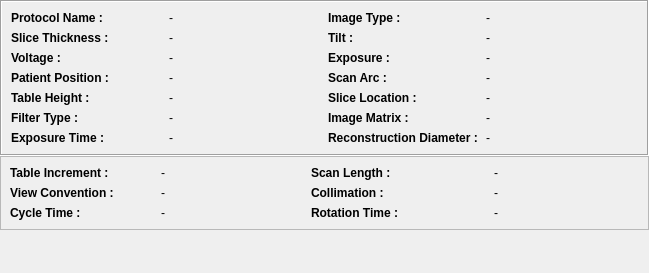
<ui version="4.0" >
 <class>udg::QDicomDumpCTWidgetBase</class>
 <widget class="QWidget" name="udg::QDicomDumpCTWidgetBase" >
  <property name="geometry" >
   <rect>
    <x>0</x>
    <y>0</y>
    <width>649</width>
    <height>273</height>
   </rect>
  </property>
  <property name="windowTitle" >
   <string>Form</string>
  </property>
  <layout class="QGridLayout" >
   <property name="leftMargin" >
    <number>0</number>
   </property>
   <property name="topMargin" >
    <number>0</number>
   </property>
   <property name="rightMargin" >
    <number>0</number>
   </property>
   <property name="bottomMargin" >
    <number>0</number>
   </property>
   <property name="horizontalSpacing" >
    <number>0</number>
   </property>
   <property name="verticalSpacing" >
    <number>0</number>
   </property>
   <item row="0" column="0" >
    <widget class="QFrame" name="frame" >
     <property name="minimumSize" >
      <size>
       <width>630</width>
       <height>0</height>
      </size>
     </property>
     <property name="autoFillBackground" >
      <bool>false</bool>
     </property>
     <property name="frameShape" >
      <enum>QFrame::Box</enum>
     </property>
     <property name="frameShadow" >
      <enum>QFrame::Sunken</enum>
     </property>
     <layout class="QGridLayout" >
      <item row="0" column="0" >
       <widget class="QLabel" name="m_labelProtocolName" >
        <property name="font" >
         <font>
          <weight>75</weight>
          <bold>true</bold>
         </font>
        </property>
        <property name="text" >
         <string>Protocol Name :</string>
        </property>
       </widget>
      </item>
      <item row="0" column="1" >
       <widget class="QLabel" name="m_labelProtocolNameValue" >
        <property name="text" >
         <string>-</string>
        </property>
       </widget>
      </item>
      <item row="0" column="2" >
       <widget class="QLabel" name="m_labelImageType" >
        <property name="font" >
         <font>
          <weight>75</weight>
          <bold>true</bold>
         </font>
        </property>
        <property name="acceptDrops" >
         <bool>false</bool>
        </property>
        <property name="text" >
         <string>Image Type :</string>
        </property>
       </widget>
      </item>
      <item row="0" column="3" >
       <widget class="QLabel" name="m_labelImageTypeValue" >
        <property name="text" >
         <string>-</string>
        </property>
       </widget>
      </item>
      <item row="1" column="0" >
       <widget class="QLabel" name="m_labelSliceThickness" >
        <property name="font" >
         <font>
          <weight>75</weight>
          <bold>true</bold>
         </font>
        </property>
        <property name="text" >
         <string>Slice Thickness :</string>
        </property>
       </widget>
      </item>
      <item row="1" column="1" >
       <widget class="QLabel" name="m_labelSliceThicknessValue" >
        <property name="text" >
         <string>-</string>
        </property>
       </widget>
      </item>
      <item row="1" column="2" >
       <widget class="QLabel" name="m_labelTilt" >
        <property name="font" >
         <font>
          <weight>75</weight>
          <bold>true</bold>
         </font>
        </property>
        <property name="acceptDrops" >
         <bool>false</bool>
        </property>
        <property name="text" >
         <string>Tilt :</string>
        </property>
       </widget>
      </item>
      <item row="1" column="3" >
       <widget class="QLabel" name="m_labelTiltValue" >
        <property name="text" >
         <string>-</string>
        </property>
       </widget>
      </item>
      <item row="2" column="0" >
       <widget class="QLabel" name="m_labelVoltage" >
        <property name="font" >
         <font>
          <weight>75</weight>
          <bold>true</bold>
         </font>
        </property>
        <property name="mouseTracking" >
         <bool>false</bool>
        </property>
        <property name="text" >
         <string>Voltage :</string>
        </property>
       </widget>
      </item>
      <item row="2" column="1" >
       <widget class="QLabel" name="m_labelVoltageValue" >
        <property name="text" >
         <string>-</string>
        </property>
       </widget>
      </item>
      <item row="2" column="2" >
       <widget class="QLabel" name="m_labelExposure" >
        <property name="font" >
         <font>
          <weight>75</weight>
          <bold>true</bold>
         </font>
        </property>
        <property name="acceptDrops" >
         <bool>false</bool>
        </property>
        <property name="text" >
         <string>Exposure :</string>
        </property>
       </widget>
      </item>
      <item row="2" column="3" >
       <widget class="QLabel" name="m_labelExposureValue" >
        <property name="text" >
         <string>-</string>
        </property>
       </widget>
      </item>
      <item row="3" column="0" >
       <widget class="QLabel" name="m_labelPatientPosition" >
        <property name="font" >
         <font>
          <weight>75</weight>
          <bold>true</bold>
         </font>
        </property>
        <property name="text" >
         <string>Patient Position :</string>
        </property>
       </widget>
      </item>
      <item row="3" column="1" >
       <widget class="QLabel" name="m_labelPatientPositionValue" >
        <property name="text" >
         <string>-</string>
        </property>
       </widget>
      </item>
      <item row="3" column="2" >
       <widget class="QLabel" name="m_labelScanArc" >
        <property name="font" >
         <font>
          <weight>75</weight>
          <bold>true</bold>
         </font>
        </property>
        <property name="text" >
         <string>Scan Arc :</string>
        </property>
       </widget>
      </item>
      <item row="3" column="3" >
       <widget class="QLabel" name="m_labelScanArcValue" >
        <property name="text" >
         <string>-</string>
        </property>
       </widget>
      </item>
      <item row="4" column="0" >
       <widget class="QLabel" name="m_labelTableHeight" >
        <property name="font" >
         <font>
          <weight>75</weight>
          <bold>true</bold>
         </font>
        </property>
        <property name="text" >
         <string>Table Height :</string>
        </property>
       </widget>
      </item>
      <item row="4" column="1" >
       <widget class="QLabel" name="m_labelTableHeightValue" >
        <property name="text" >
         <string>-</string>
        </property>
       </widget>
      </item>
      <item row="4" column="2" >
       <widget class="QLabel" name="m_labelSliceLocation" >
        <property name="font" >
         <font>
          <weight>75</weight>
          <bold>true</bold>
         </font>
        </property>
        <property name="acceptDrops" >
         <bool>false</bool>
        </property>
        <property name="text" >
         <string>Slice Location :</string>
        </property>
       </widget>
      </item>
      <item row="4" column="3" >
       <widget class="QLabel" name="m_labelSliceLocationValue" >
        <property name="text" >
         <string>-</string>
        </property>
       </widget>
      </item>
      <item row="5" column="0" >
       <widget class="QLabel" name="m_labelFilterType" >
        <property name="font" >
         <font>
          <weight>75</weight>
          <bold>true</bold>
         </font>
        </property>
        <property name="text" >
         <string>Filter Type :</string>
        </property>
       </widget>
      </item>
      <item row="5" column="1" >
       <widget class="QLabel" name="m_labelFilterTypeValue" >
        <property name="text" >
         <string>-</string>
        </property>
       </widget>
      </item>
      <item row="5" column="2" >
       <widget class="QLabel" name="m_labelImageMatrix" >
        <property name="font" >
         <font>
          <weight>75</weight>
          <bold>true</bold>
         </font>
        </property>
        <property name="acceptDrops" >
         <bool>false</bool>
        </property>
        <property name="text" >
         <string>Image Matrix :</string>
        </property>
       </widget>
      </item>
      <item row="5" column="3" >
       <widget class="QLabel" name="m_labelImageMatrixValue" >
        <property name="text" >
         <string>-</string>
        </property>
       </widget>
      </item>
      <item row="6" column="0" >
       <widget class="QLabel" name="m_labelExposureTime" >
        <property name="minimumSize" >
         <size>
          <width>0</width>
          <height>0</height>
         </size>
        </property>
        <property name="font" >
         <font>
          <weight>75</weight>
          <bold>true</bold>
         </font>
        </property>
        <property name="text" >
         <string>Exposure Time :</string>
        </property>
       </widget>
      </item>
      <item row="6" column="1" >
       <widget class="QLabel" name="m_labelExposureTimeValue" >
        <property name="text" >
         <string>-</string>
        </property>
       </widget>
      </item>
      <item row="6" column="2" >
       <widget class="QLabel" name="m_labelReconstructionDiameter" >
        <property name="font" >
         <font>
          <weight>75</weight>
          <bold>true</bold>
         </font>
        </property>
        <property name="text" >
         <string>Reconstruction Diameter :</string>
        </property>
       </widget>
      </item>
      <item row="6" column="3" >
       <widget class="QLabel" name="m_labelReconstructionDiameterValue" >
        <property name="text" >
         <string>-</string>
        </property>
       </widget>
      </item>
     </layout>
    </widget>
   </item>
   <item row="1" column="0" >
    <widget class="QFrame" name="frame_2" >
     <property name="minimumSize" >
      <size>
       <width>630</width>
       <height>0</height>
      </size>
     </property>
     <property name="frameShape" >
      <enum>QFrame::StyledPanel</enum>
     </property>
     <property name="frameShadow" >
      <enum>QFrame::Raised</enum>
     </property>
     <layout class="QGridLayout" >
      <item row="0" column="0" >
       <widget class="QLabel" name="m_labelPhilipsTableIncrement" >
        <property name="font" >
         <font>
          <weight>75</weight>
          <bold>true</bold>
         </font>
        </property>
        <property name="contextMenuPolicy" >
         <enum>Qt::DefaultContextMenu</enum>
        </property>
        <property name="text" >
         <string>Table Increment :</string>
        </property>
       </widget>
      </item>
      <item row="0" column="1" >
       <widget class="QLabel" name="m_labelPhilipsTableIncrementValue" >
        <property name="text" >
         <string>-</string>
        </property>
       </widget>
      </item>
      <item row="0" column="2" >
       <widget class="QLabel" name="m_labelPhilipsScanLength" >
        <property name="minimumSize" >
         <size>
          <width>177</width>
          <height>0</height>
         </size>
        </property>
        <property name="font" >
         <font>
          <weight>75</weight>
          <bold>true</bold>
         </font>
        </property>
        <property name="acceptDrops" >
         <bool>false</bool>
        </property>
        <property name="text" >
         <string>Scan Length :</string>
        </property>
       </widget>
      </item>
      <item row="0" column="3" >
       <widget class="QLabel" name="m_labelPhilipsScanLengthValue" >
        <property name="text" >
         <string>-</string>
        </property>
       </widget>
      </item>
      <item row="1" column="0" >
       <widget class="QLabel" name="m_labelPhilipsViewConvention" >
        <property name="font" >
         <font>
          <weight>75</weight>
          <bold>true</bold>
         </font>
        </property>
        <property name="acceptDrops" >
         <bool>false</bool>
        </property>
        <property name="text" >
         <string>View Convention :</string>
        </property>
       </widget>
      </item>
      <item row="1" column="1" >
       <widget class="QLabel" name="m_labelPhilipsViewConventionValue" >
        <property name="text" >
         <string>-</string>
        </property>
       </widget>
      </item>
      <item row="1" column="2" >
       <widget class="QLabel" name="m_labelPhilipsCollimation" >
        <property name="font" >
         <font>
          <weight>75</weight>
          <bold>true</bold>
         </font>
        </property>
        <property name="acceptDrops" >
         <bool>false</bool>
        </property>
        <property name="text" >
         <string>Collimation :</string>
        </property>
       </widget>
      </item>
      <item row="1" column="3" >
       <widget class="QLabel" name="m_labelPhilipsCollimationValue" >
        <property name="text" >
         <string>-</string>
        </property>
       </widget>
      </item>
      <item row="2" column="0" >
       <widget class="QLabel" name="m_labelPhilipsCycleTime" >
        <property name="font" >
         <font>
          <weight>75</weight>
          <bold>true</bold>
         </font>
        </property>
        <property name="acceptDrops" >
         <bool>false</bool>
        </property>
        <property name="text" >
         <string>Cycle Time :</string>
        </property>
       </widget>
      </item>
      <item row="2" column="1" >
       <widget class="QLabel" name="m_labelPhilipsCycleTimeValue" >
        <property name="text" >
         <string>-</string>
        </property>
       </widget>
      </item>
      <item row="2" column="2" >
       <widget class="QLabel" name="m_labelPhilipsRotationTime" >
        <property name="font" >
         <font>
          <weight>75</weight>
          <bold>true</bold>
         </font>
        </property>
        <property name="text" >
         <string>Rotation Time :</string>
        </property>
       </widget>
      </item>
      <item row="2" column="3" >
       <widget class="QLabel" name="m_labelPhilipsRotationTimeValue" >
        <property name="text" >
         <string>-</string>
        </property>
       </widget>
      </item>
     </layout>
    </widget>
   </item>
   <item row="2" column="0" >
    <spacer>
     <property name="orientation" >
      <enum>Qt::Vertical</enum>
     </property>
     <property name="sizeHint" >
      <size>
       <width>20</width>
       <height>40</height>
      </size>
     </property>
    </spacer>
   </item>
  </layout>
 </widget>
 <resources/>
 <connections/>
</ui>
